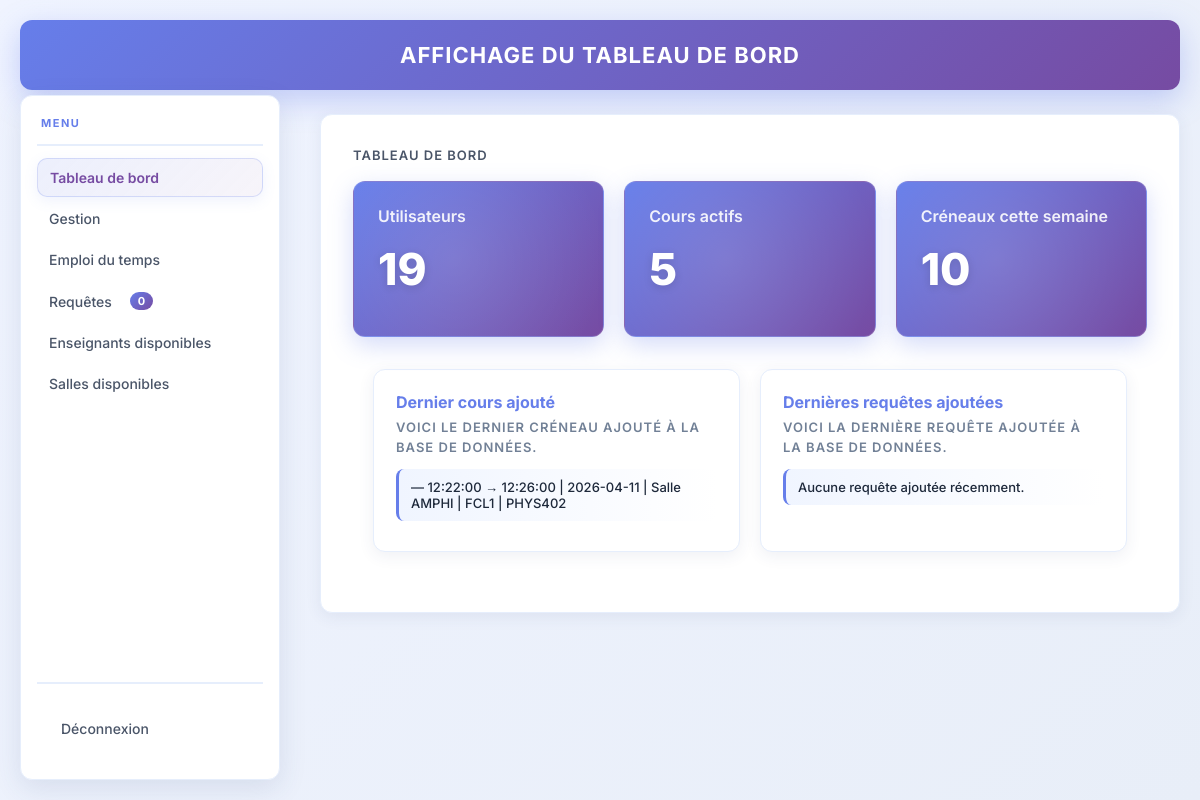
The page /ADMIN/tableau.php on the database its author committed.
### tables this page shows
CREATE TABLE `CRENEAU` (
  `id_creneau` int(11) NOT NULL,
  `date` date NOT NULL,
  `heure_debut` time NOT NULL,
  `heure_fin` time NOT NULL,
  `salle` varchar(50) NOT NULL,
  `id_cours` int(11) NOT NULL,
  `id_admin` int(11) NOT NULL,
  `date_creation` timestamp NULL DEFAULT current_timestamp(),
  `date_modification` timestamp NULL DEFAULT current_timestamp() ON UPDATE current_timestamp(),
  `filiere` varchar(20) NOT NULL,
  `id_personne` int(11) NOT NULL
);

CREATE TABLE `COURS` (
  `id_cours` int(11) NOT NULL,
  `nom_cours` varchar(200) NOT NULL,
  `code_cours` varchar(20) NOT NULL,
  `description` text DEFAULT NULL,
  `date_creation` timestamp NULL DEFAULT current_timestamp()
);

### ADMIN/tableau.php (the view, shortened to what this page needs)
<?php
include_once "con_dbb.php";
?>
<!DOCTYPE html>
<html lang="fr">
<head>
    <link rel="stylesheet" href="../style/style2.css">
</head>
<body>
    <div class="Gtitre"><b>AFFICHAGE DU TABLEAU DE BORD</b></div>
    <nav>
        <h5 class="menu"><?= svg_icon('menu', 14) ?> MENU</h5>
        <ul class="nav-list" id="navList">
            <li><a href="tableau.php" class="<?= (basename($_SERVER['PHP_SELF'])=='tableau.php') ? 'nav-active' : '' ?>"><?= svg_icon('dashboard', 20) ?>Tableau de bord</a></li>
            <li><a href="Gestion.php" class="<?= (basename($_SERVER['PHP_SELF'])=='Gestion.php') ? 'nav-active' : '' ?>"><?= svg_icon('gestion', 20) ?>Gestion</a></li>
            <li><a href="Emploi.php" class="<?= (basename($_SERVER['PHP_SELF'])=='Emploi.php') ? 'nav-active' : '' ?>"><?= svg_icon('emploi', 20) ?>Emploi du temps</a></li>
            <li><a href="Requetes.php" class="<?= (basename($_SERVER['PHP_SELF'])=='Requetes.php') ? 'nav-active' : '' ?>"><?= svg_icon('requetes', 20) ?>Requêtes
                <span class="badge"><?php echo mysqli_num_rows(mysqli_query($con, "SELECT * FROM REQUETE WHERE statut='en_attente'")); ?></span>
            </a></li>
            <li><a href="profdispo.php" class="<?= (basename($_SERVER['PHP_SELF'])=='profdispo.php') ? 'nav-active' : '' ?>"><?= svg_icon('profdispo', 20) ?>Enseignants disponibles</a></li>
            <li><a href="salles_dispo.php" class="<?= (basename($_SERVER['PHP_SELF'])=='salles_dispo.php') ? 'nav-active' : '' ?>"><?= svg_icon('salles', 20) ?>Salles disponibles</a></li>
        </ul>
        <ul class="nav-footer" id="navFooter">
            <li><a href="../logout.php"><?= svg_icon('logout', 20) ?>Déconnexion</a></li>
        </ul>
    </nav>
    <section>
        <div class="choix">
            <p>Tableau de bord</p>
            <div class="container">
                <div class="nbprof">
                    <h2>Utilisateurs</h2>
                    <h4><span><?php
                        $result = $con->query("SELECT COUNT(*) AS n FROM PERSONNE");
                        echo $result ? $result->fetch_assoc()['n'] : '0';
                    ?></span></h4>
                </div>
                <div class="nbclass">
                    <h2>Cours actifs</h2>
                    <h4><span><?php
                        $result = $con->query("SELECT COUNT(*) AS n FROM COURS");
                        echo $result ? $result->fetch_assoc()['n'] : '0';
                    ?></span></h4>
                </div>
                <div class="nbsalles">
                    <h2>Créneaux cette semaine</h2>
                    <h4><span><?php
                        $result = $con->query("SELECT COUNT(*) AS n FROM CRENEAU");
                        echo $result ? $result->fetch_assoc()['n'] : '0';
                    ?></span></h4>
                </div>
            </div>
            <div class="new">
                <div class="creneau">
                    <h2>Dernier cours ajouté</h2>
                    <p>Voici le dernier créneau ajouté à la base de données.</p>
                    <ul>
                        <?php
                        $result = $con->query("SELECT c.*, co.code_cours FROM CRENEAU c JOIN COURS co ON c.id_cours = co.id_cours ORDER BY c.id_creneau DESC LIMIT 1");
                        if ($result && $result->num_rows > 0) {
                            while ($row = $result->fetch_assoc()) {
                                echo "<li>"
                                    . htmlspecialchars($row['nom_creneau'])
                                    . " — " . htmlspecialchars($row['heure_debut'])
                                    . " → " . htmlspecialchars($row['heure_fin'])
                                    . " | " . htmlspecialchars($row['date'])
                                    . " | Salle " . htmlspecialchars($row['salle'])
                                    . " | " . htmlspecialchars($row['filiere'])
                                    . " | " . htmlspecialchars($row['code_cours'])
                                    . "</li>";
                            }
                        } else {
                            echo "<li>Aucun créneau ajouté récemment.</li>";
                        }
                        ?>
                    </ul>
                </div>
                <div class="requete">
                    <h2>Dernières requêtes ajoutées</h2>
                    <p>Voici la dernière requête ajoutée à la base de données.</p>
                    <ul>
                        <?php
                        $result = $con->query("SELECT * FROM REQUETE WHERE statut = 'en_attente' ORDER BY id_requete DESC LIMIT 1");
                        if ($result && $result->num_rows > 0) {
                            while ($row = $result->fetch_assoc()) {
                                echo "<li>"
                                    . htmlspecialchars($row['statut'])
                                    . " — " . htmlspecialchars($row['objet'])
                                    . " — " . htmlspecialchars($row['message'])
                                    . " — " . htmlspecialchars($row['date_envoi'])
                                    . "</li>";
                            }
                        } else {
                            echo "<li>Aucune requête ajoutée récemment.</li>";
                        }
                        ?>
                    </ul>
                </div>
            </div>
        </div>
    </section>
</body>
</html>

### rows shown on the page
creneau: heure_debut "12:22:00", heure_fin "12:26:00", date "2026-04-11", salle "AMPHI", filiere "FCL1", id_cours.code_cours "PHYS402"

### other values the page prints
$result->fetch_assoc()['n'] "19"
$result->fetch_assoc()['n'] "5"
$result->fetch_assoc()['n'] "10"
